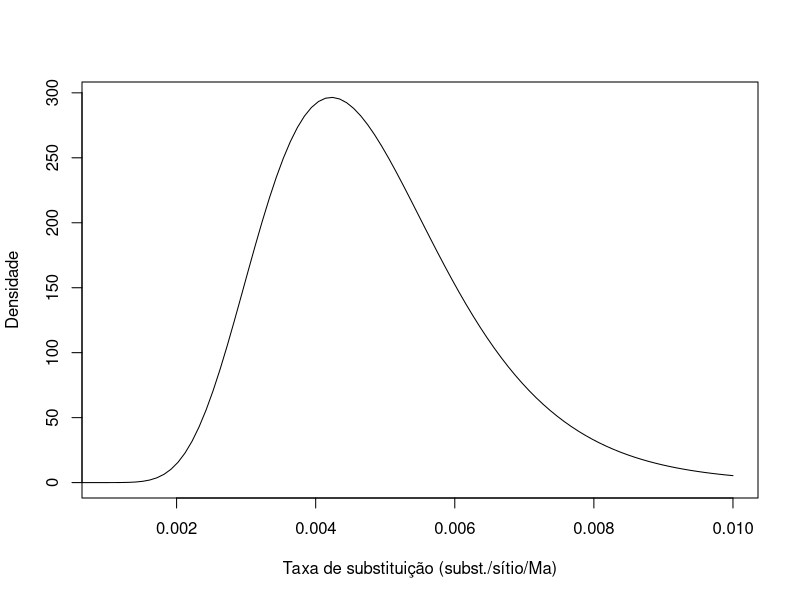

Recreate this plot in R.
# =====================================================================
# Prática 6 - Árvore datada com o BEAST 2.7
# Ajuste de uma lognormal às taxas de substituição do 16S de anuros
# (Lemmon et al. 2007; Fouquet et al. 2012; Gehara et al. 2017;
#  Dufresnes et al. 2022), em substituições por sítio por milhão de anos
# =====================================================================

install.packages("fitdistrplus")   # só na primeira vez
library(fitdistrplus)

taxas <- c(0.006, 0.00555, 0.00277, 0.005)

# Média das taxas: valor inicial da taxa do relógio no BEAUti
mean(taxas)

# Ajuste da lognormal por máxima verossimilhança
ajuste <- fitdist(taxas, "lnorm")
ajuste

# Parâmetros para a prior ORCucldMean no BEAUti (M = meanlog, S = sdlog)
ajuste$estimate

# Gráfico da distribuição ajustada, para comparar com o do BEAUti
x <- seq(0, 0.01, length = 100)
plot(x, dlnorm(x, meanlog = -5.374295, sdlog = 0.304072),
     type = "l", xlim = c(0.001, 0.01),
     xlab = "Taxa de substituição (subst./sítio/Ma)", ylab = "Densidade")
